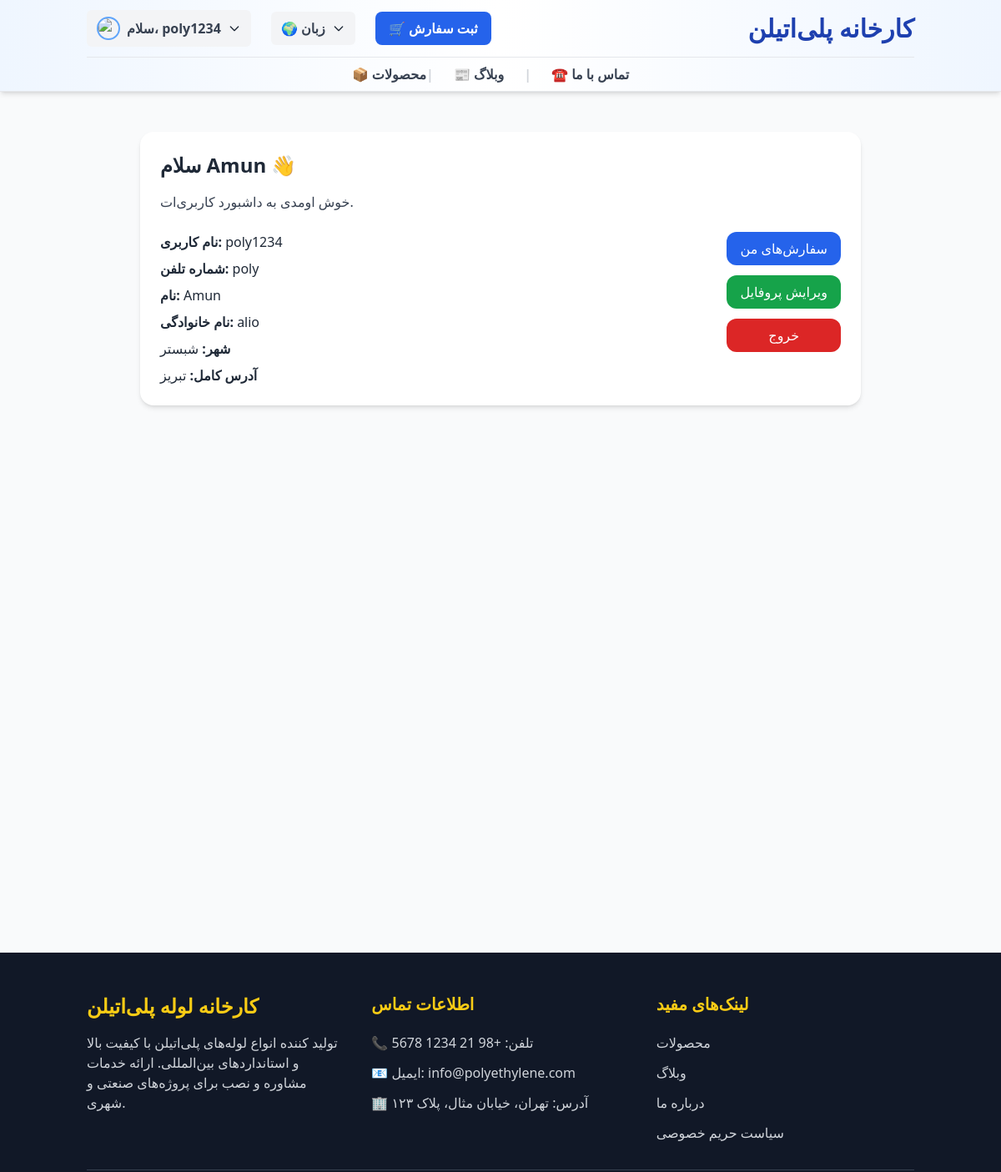
Page /accounts/dashboard/ (signed in) on the committed database.
### accounts/models.py (models this page shows, shortened)
class CustomUser(AbstractBaseUser, PermissionsMixin):
    phone = models.CharField(max_length=11, unique=True, verbose_name="شماره تلفن")
    username = models.CharField(max_length=50, unique=True, verbose_name="نام کاربری")
    first_name = models.CharField(max_length=30, blank=True, null=True, verbose_name="نام")
    last_name = models.CharField(max_length=30, blank=True, null=True, verbose_name="نام خانوادگی")
    CITY_CHOICES = [
        ("تبریز", "تبریز"),
        ("مراغه", "مراغه"),
        ("مرند", "مرند"),
        ("اهر", "اهر"),
        ("بناب", "بناب"),
        ("میانه", "میانه"),
        ("شبستر", "شبستر"),
        ("هشترود", "هشترود"),
        ("سراب", "سراب"),
        ("آذرشهر", "آذرشهر"),
        ("اسکو", "اسکو"),
        ("بستان‌آباد", "بستان‌آباد"),
    ]
    city = models.CharField(max_length=30, choices=CITY_CHOICES, blank=True, null=True, verbose_name="شهر")
    is_active = models.BooleanField(default=True)
    is_staff = models.BooleanField(default=False)
    objects = CustomUserManager()
    USERNAME_FIELD = 'phone'
    REQUIRED_FIELDS = ['username']

class Profile(models.Model):
    user = models.OneToOneField(CustomUser, on_delete=models.CASCADE, related_name="profile")
    address = models.TextField(blank=True, null=True, verbose_name="آدرس کامل")

### accounts/urls.py (the view)
# urls.py: path("dashboard/", login_required(dashboard), name="dashboard"),
def dashboard(request):
    return render(request, "accounts/dashboard.html")

### accounts/templates/accounts/dashboard.html (shortened to what this page needs)
{% extends "base.html" %}
{% block content %}
<section class="container mx-auto my-12 px-4 max-w-4xl">
  <div class="bg-white shadow-md rounded-2xl p-6">
    <h2 class="text-2xl font-bold mb-4">سلام {{ request.user.first_name|default:request.user.username }} 👋</h2>
    <p class="text-gray-700">خوش اومدی به داشبورد کاربری‌ات.</p>
    <div class="mt-6 flex flex-col md:flex-row justify-between items-start gap-6">
      <div class="space-y-2">
    <p><span class="font-semibold">نام کاربری:</span> {{ request.user.username }}</p>
    <p><span class="font-semibold">شماره تلفن:</span> {{ request.user.phone }}</p>
    <p><span class="font-semibold">نام:</span> {{ request.user.first_name|default:"ثبت نشده" }}</p>
    <p><span class="font-semibold">نام خانوادگی:</span> {{ request.user.last_name|default:"ثبت نشده" }}</p>
    <p><span class="font-semibold">شهر:</span> {{ request.user.city|default:"ثبت نشده" }}</p>
    <p><span class="font-semibold">آدرس کامل:</span>
        {% if request.user.profile %}
            {{ request.user.profile.address|default:"ثبت نشده" }}
        {% else %}
            ثبت نشده
        {% endif %}
    </p>
</div>
      <div class="flex flex-col gap-3">
        <a href="{% url 'orders:my_orders' %}"
           class="bg-blue-600 text-white px-4 py-2 rounded-xl hover:bg-blue-700 transition text-center">
           سفارش‌های من
        </a>
        <a href="{% url 'accounts:edit_profile' %}"
           class="bg-green-600 text-white px-4 py-2 rounded-xl hover:bg-green-700 transition text-center">
           ویرایش پروفایل
        </a>
        <a href="{% url 'accounts:logout' %}"
           class="bg-red-600 text-white px-4 py-2 rounded-xl hover:bg-red-700 transition text-center">
           خروج
        </a>
      </div>
    </div>
  </div>
</section>
{% endblock %}

### templates/inc/header.html (shortened to what this page needs)
<header
  class="bg-gradient-to-r from-blue-50 via-white to-blue-50 border-b border-gray-200 shadow-md sticky top-0 z-50 transition-all duration-300 ease-in-out"
  id="main-header"
>
  <div class="container mx-auto px-4">
    <div class="py-3 flex flex-row-reverse items-center justify-between">
      <a
        href="{% url 'home:main' %}"
        class="text-2xl md:text-3xl font-bold text-blue-800 hover:text-blue-600 transition-colors duration-300"
      >
        کارخانه پلی‌اتیلن
      </a>
      <div class="hidden md:flex items-center gap-6">
        <div class="relative">
          {% if user.is_authenticated %}
          <button
            id="userMenuButton"
            class="flex items-center gap-2 bg-gray-100 hover:bg-gray-200 px-3 py-2 rounded-md focus:outline-none transition"
          >
            <img
              src="/path/to/avatar.png"
              alt="Avatar"
              class="w-7 h-7 rounded-full border-2 border-blue-400"
            />
            <span class="text-gray-700 font-semibold"
              >سلام، {{ user.username }}</span
            >
            <svg
              class="w-4 h-4 transition-transform duration-200"
              id="dropdownArrow"
              fill="none"
              stroke="currentColor"
              viewBox="0 0 24 24"
            >
              <path
                stroke-linecap="round"
                stroke-linejoin="round"
                stroke-width="2"
                d="M19 9l-7 7-7-7"
              />
            </svg>
          </button>
          {% endif %}
        </div>
        <div class="relative">
          <button
            id="languageMenuButton"
            class="flex items-center gap-2 bg-gray-100 hover:bg-gray-200 px-3 py-2 rounded-md focus:outline-none transition"
          >
            <span class="text-gray-700 font-semibold">🌍 زبان</span>
            <svg
              class="w-4 h-4 transition-transform duration-200"
              id="languageDropdownArrow"
              fill="none"
              stroke="currentColor"
              viewBox="0 0 24 24"
            >
              <path
                stroke-linecap="round"
                stroke-linejoin="round"
                stroke-width="2"
                d="M19 9l-7 7-7-7"
              />
            </svg>
          </button>
        </div>
        <a
          href="#contact"
          class="bg-blue-600 hover:bg-blue-500 text-white px-4 py-2 rounded-lg font-semibold transition transform hover:scale-105 duration-200"
        >
          🛒 ثبت سفارش
        </a>
      </div>
    </div>
    <nav
      class="hidden md:flex items-center justify-center space-x-6 space-x-reverse text-gray-700 font-bold border-t border-gray-200 py-2"
    >
      <a
        href="{% url 'shop:product_list' %}"
        class="hover:text-blue-600 transition relative group flex items-center gap-1"
        >📦 محصولات
      </a>
      <span class="mx-2 text-gray-300">|</span>
      <a
        href="{% url 'blog:blog_list' %}"
        class="hover:text-blue-600 transition relative group flex items-center gap-1"
        >📰 وبلاگ
      </a>
      <span class="mx-2 text-gray-300">|</span>
      <a
        href="{% url 'home:about' %}"
        class="hover:text-blue-600 transition relative group flex items-center gap-1"
        >☎️ تماس با ما
      </a>
    </nav>
  </div>
</header>

### rows in the picture
CustomUser: username "poly1234", user.first_name "Amun", user.username "poly1234", user.phone "poly", user.last_name "alio", user.city "شبستر", user.profile.address "تبریز"
